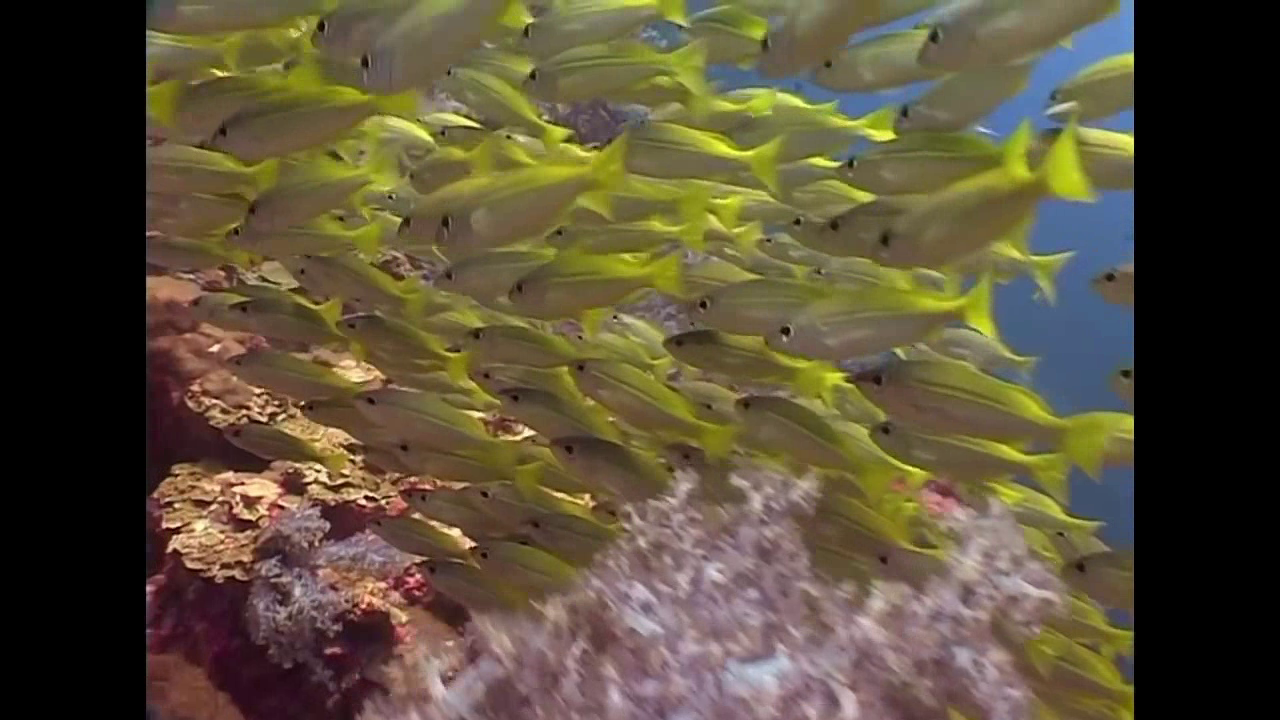
#> input picture frame 4 of test/videos/big_eye_snapper_1_test.mp4, 1280 x 720 px, given in place of fish_vid_03.mp4, which was not available
$ jupyter execute fish_ai.img_extractor.ipynb   (text cells are left out)
#> lines starting #> are read from the running program, lines starting #| are printed output that depends on the picture; pictures that were not available may be replaced by others from this repository, and a replacement may not be noted
[cell 1]
import os
import urllib.request as ulib
from bs4 import BeautifulSoup as Soup
import json

[cell 2]
import cv2
import glob

[cell 3]
vid_name = 'fish_vid_03'
img_name = 'fish_vid_03'

[cell 4]
# Opens the Video file
source = 'media/'
destination = 'training/images/'
cap = cv2.VideoCapture(f'{source}{vid_name}.mp4')

# count number of frames
frames_total = int(cap.get(cv2.CAP_PROP_FRAME_COUNT))
frames_train =  int(frames_total * 0.75)
frames_test = frames_total - frames_train

print(frames_total, frames_train, frames_test)

[cell 5]
# make training images (every 2 seconds)

for i in range(frames_train):
    ret, frame = cap.read()
    if ret == False:
        break

    if i % 2 == 0:
        cv2.imwrite(destination+img_name+'_'+str(i).zfill(4)+'.jpg', frame)

cap.release()
cv2.destroyAllWindows()

[cell 6]
# make training images (every 2 seconds) flipped

for i in range(frames_train):
    ret, frame = cap.read()
    if ret == False:
        break

    if i % 2 == 0:
        frame = cv2.flip(frame, 1)
        cv2.imwrite(destination+img_name+'_'+str(i).zfill(4)+'_flipped.jpg', frame)

cap.release()
cv2.destroyAllWindows()

[cell 7]
# Saves the frames to turn to video
source = 'media/'
destination = 'test/images/'
cap = cv2.VideoCapture(f'{source}{vid_name}.mp4')


for i in range(frames_total):
    ret, frame = cap.read()
    if ret == False:
        break
    if i > frames_train:
        cv2.imwrite(destination+img_name+'_'+str(i).zfill(4)+'.jpg', frame)

cap.release()
cv2.destroyAllWindows()

[cell 8]
source = f'test/images/{vid_name}*.jpg'
destination = 'test/videos/'
vid_name_test = img_name+'_test'

img_array = []
for filename in sorted(glob.glob(source)):
    img = cv2.imread(filename)
    height, width, layers = img.shape
    size = (width,height)
    img_array.append(img)

fourcc = cv2.VideoWriter_fourcc(*'MP4V')
out = cv2.VideoWriter(f'{destination}{vid_name_test}.mp4', fourcc, 15.0, size)

for i in range(len(img_array)):
    out.write(img_array[i])
out.release()


$ run again, starting later in the video
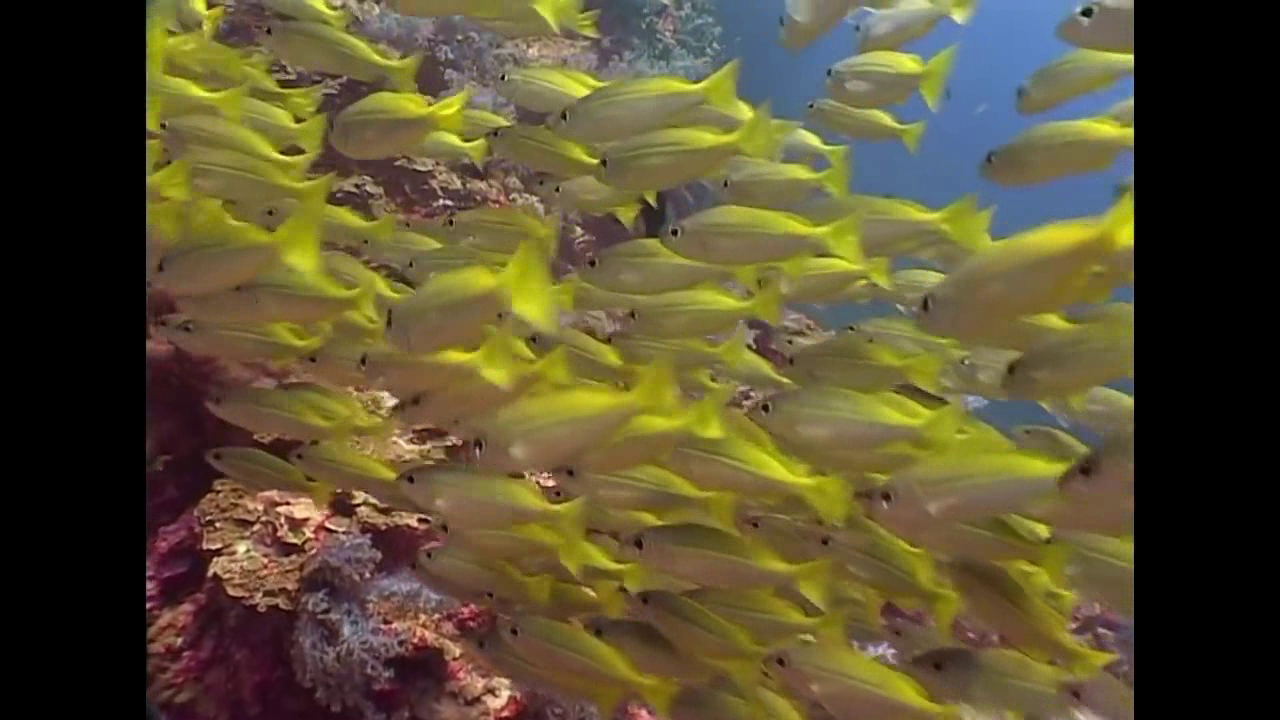
#> input picture frame 21 of test/videos/big_eye_snapper_1_test.mp4, 1280 x 720 px, given in place of fish_vid_03.mp4, which was not available
#> the loop `for i in range(frames_train):` made 28 passes
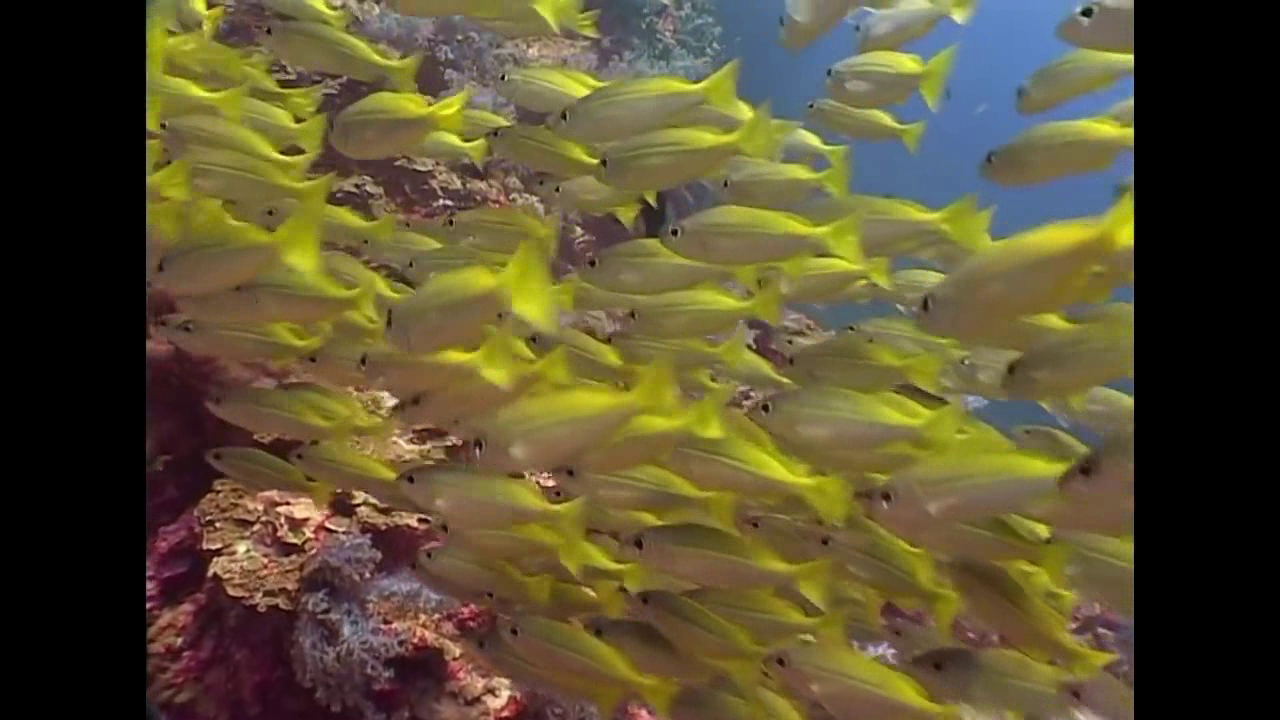
#> input picture frame 21 of test/videos/big_eye_snapper_1_test.mp4, 1280 x 720 px, given in place of fish_vid_03.mp4, which was not available
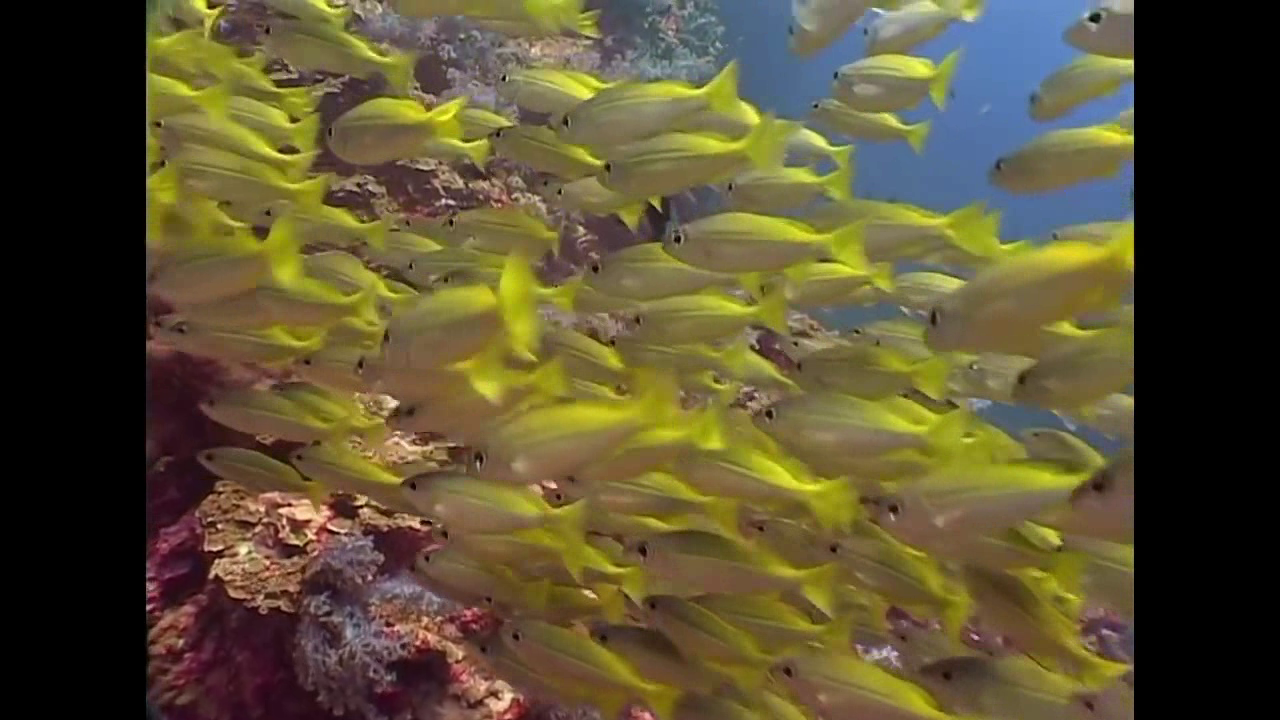
#> input picture frame 22 of test/videos/big_eye_snapper_1_test.mp4, 1280 x 720 px, given in place of fish_vid_03.mp4, which was not available
#> pass 3, `ret, frame = cap.read()`:
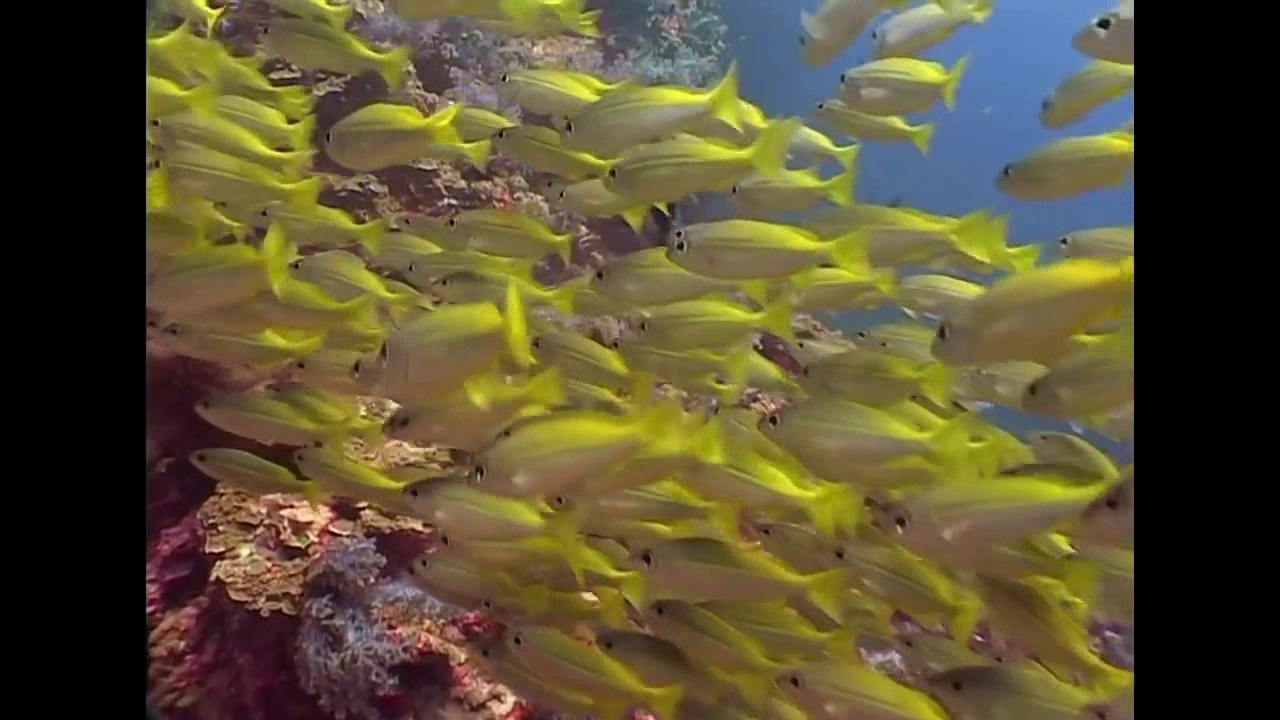
#> frame: shape (720, 1280, 3); mean B, G, R 50.9, 80.7, 90.2

$ run again, starting later in the video
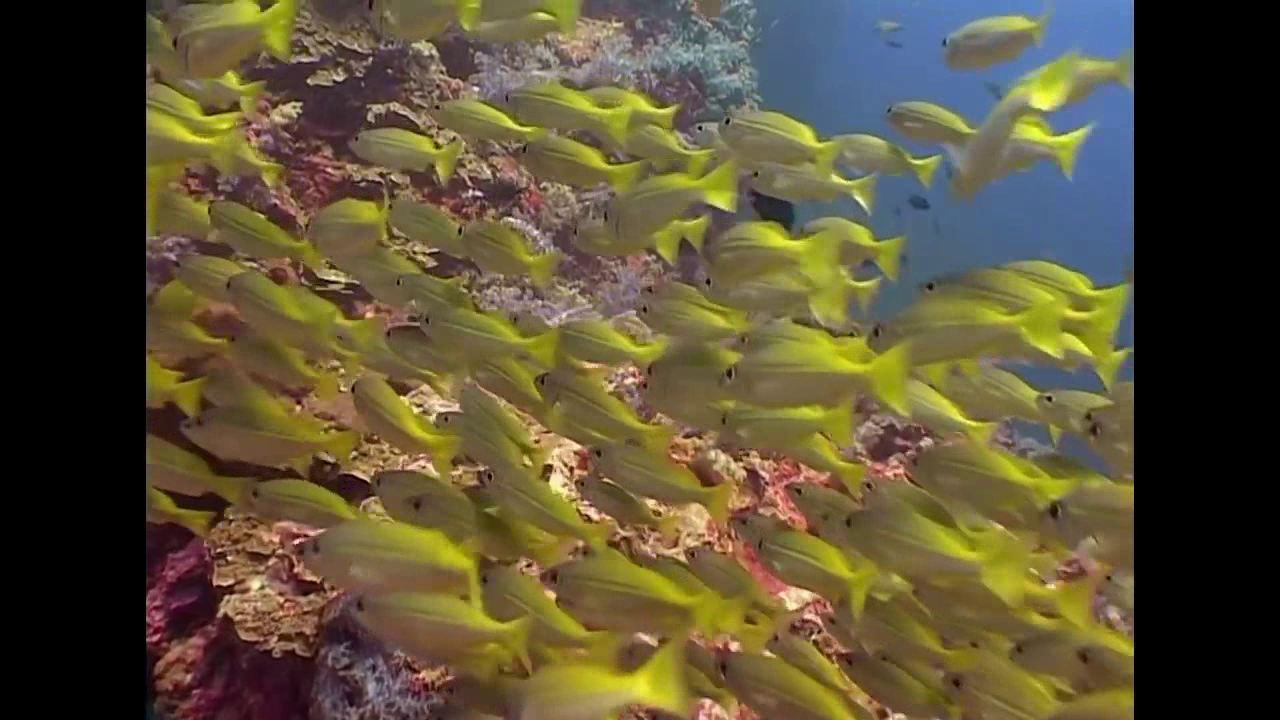
#> input picture frame 38 of test/videos/big_eye_snapper_1_test.mp4, 1280 x 720 px, given in place of fish_vid_03.mp4, which was not available
#> the loop `for i in range(frames_train):` made 11 passes
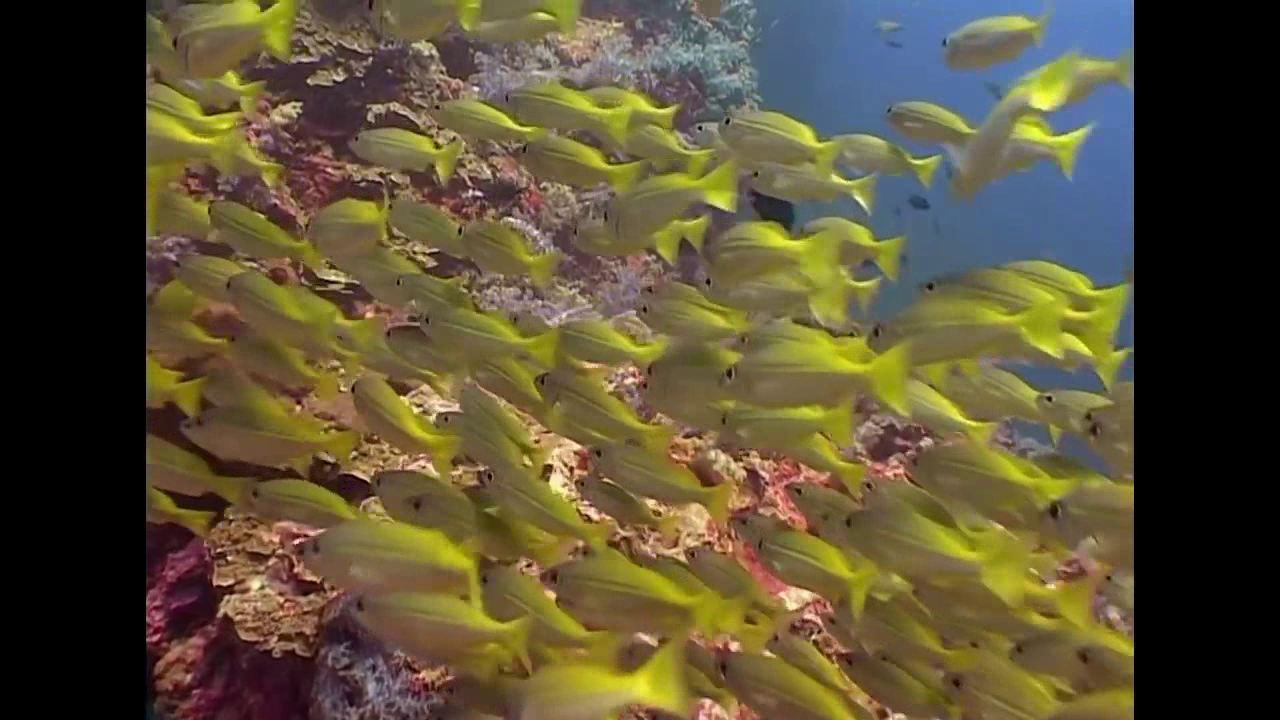
#> input picture frame 38 of test/videos/big_eye_snapper_1_test.mp4, 1280 x 720 px, given in place of fish_vid_03.mp4, which was not available
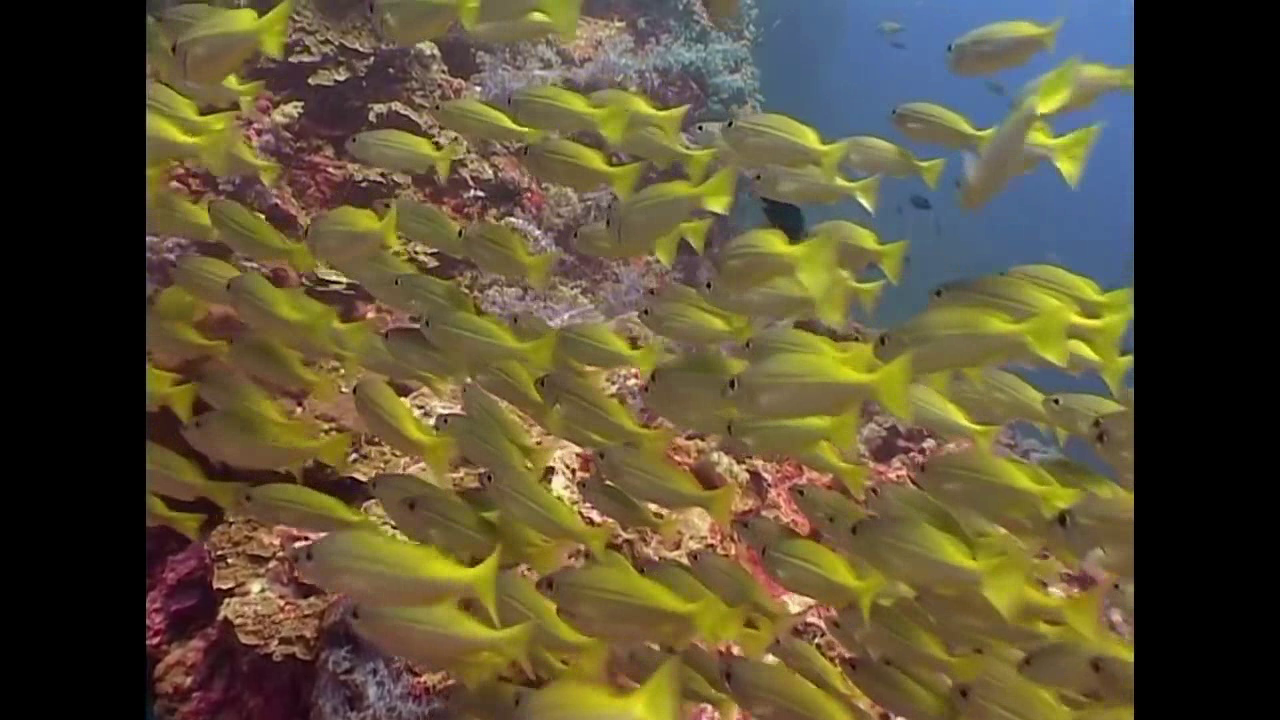
#> input picture frame 39 of test/videos/big_eye_snapper_1_test.mp4, 1280 x 720 px, given in place of fish_vid_03.mp4, which was not available
#> pass 3, `ret, frame = cap.read()`:
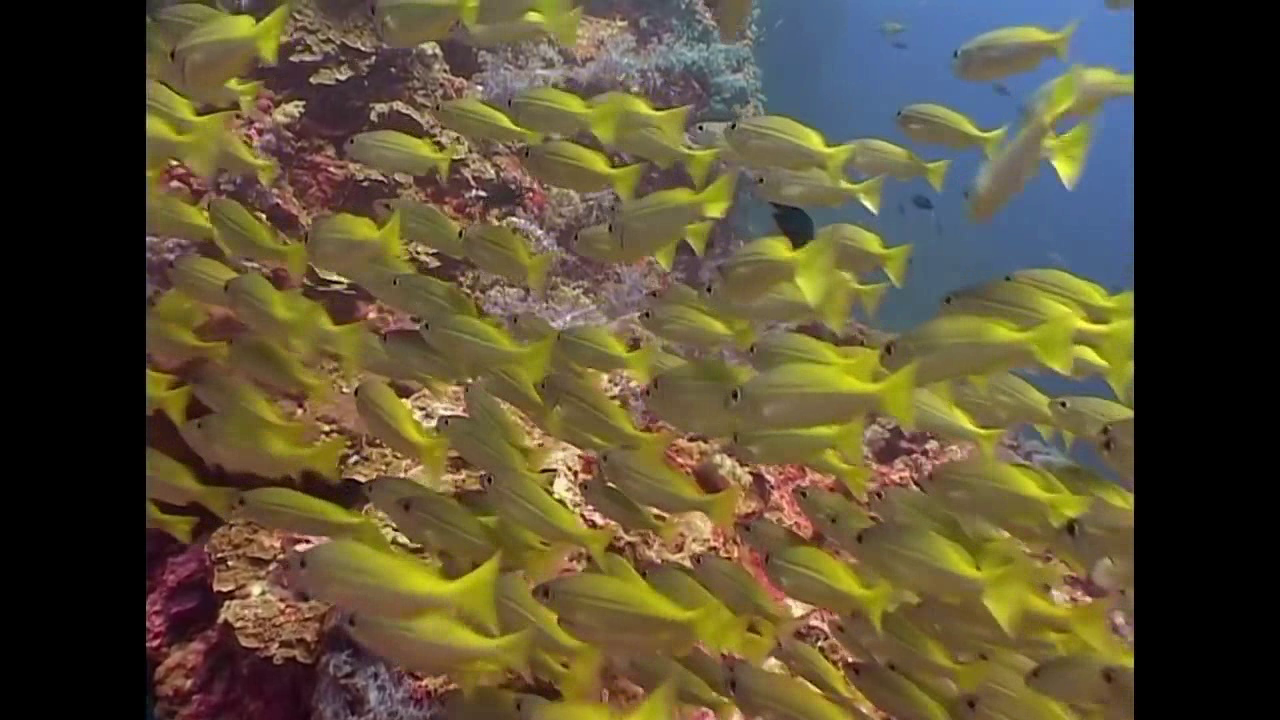
#> frame: shape (720, 1280, 3); mean B, G, R 53.3, 79.6, 89.8
